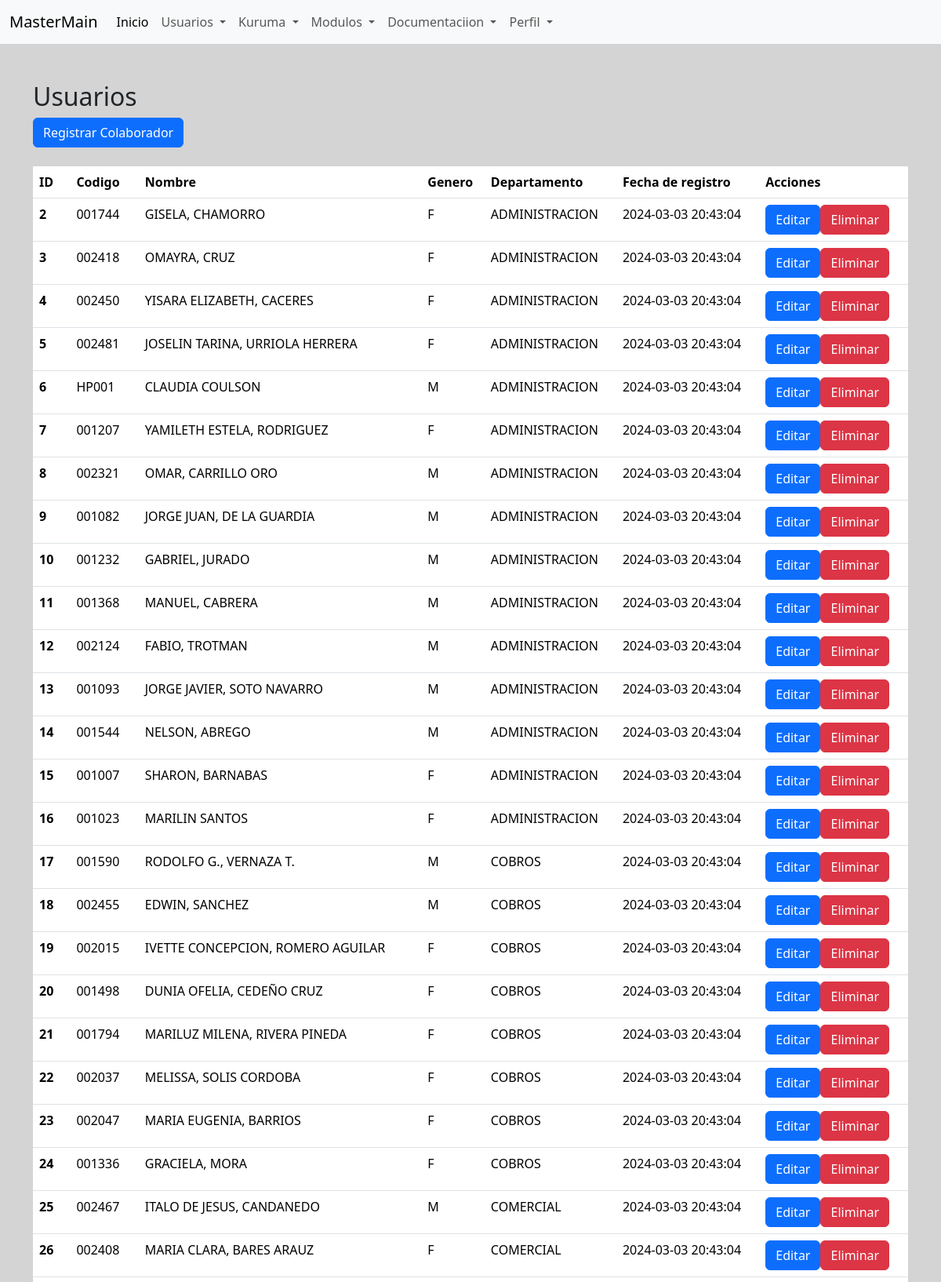
/index.php?pag=reg_colab (signed in, upper part), run on the app's committed database.
### tables this page shows
CREATE TABLE `comisiones_colaboradores` (
  `id` int(11) NOT NULL,
  `codigo` varchar(15) NOT NULL,
  `nombre_completo` varchar(150) NOT NULL,
  `genero` varchar(20) NOT NULL,
  `departamento` varchar(100) NOT NULL,
  `stat` int(1) NOT NULL,
  `fecha_log` timestamp NOT NULL DEFAULT current_timestamp()
);

### controllers/ColaboradorController.php (called while the page is built, shortened)
<?php
require_once 'models/ColaboradorModel.php';
class ColaboradorController {
    private $model;
    public function __construct() {
        $this->model = new ColaboradorModel();
    }
    public function all_colab(){
        return $this->model->all_colab();
    }
    public function getAndShowAllColab() {
        $all_colaborador = self::all_colab();
        include 'views/register_colab.php';
    }
}

### models/ColaboradorModel.php (called while the page is built, shortened)
<?php
class ColaboradorModel extends Database {
    public function all_colab() {
        $conn = $this->getMySQLConnection();
        $stmt = $conn->prepare("SELECT * FROM comisiones_colaboradores");
        $stmt->execute();
        return $stmt->fetchAll(PDO::FETCH_ASSOC);
    }
}

### views/register_colab.php (the view, shortened to what this page needs)
<?php include 'header.php'; ?>
<?php include 'menu.php'; ?>
<div class="container mt-5">
    <h2>Usuarios</h2>
    <button type="button" class="btn btn-primary" data-bs-toggle="modal" data-bs-target="#modalDinamica" onclick="modal_dinamica(3)">
        Registrar Colaborador
    </button>
    <br>
    <br>
    <table class="table table-hover">
        <thead>
            <tr>
            <th scope="col">ID</th>
            <th scope="col">Codigo</th>
            <th scope="col">Nombre</th>
            <th scope="col">Genero</th>
            <th scope="col">Departamento</th>
            <th scope="col">Fecha de registro</th>
            <th scope="col">Acciones</th>
            </tr>
        </thead>
        <tbody>
            <?php if (isset($all_colaborador) && !empty($all_colaborador)) {
                    foreach ($all_colaborador as $colab) { ?>
            <tr>
                <th scope="row"><?php echo $colab['id']; ?></th>
                <td><?php echo $colab['codigo']; ?></td>
                <td><?php echo $colab['nombre_completo']; ?></td>
                <td><?php echo $colab['genero']; ?></td>
                <td><?php echo $colab['departamento']; ?></td>
                <td><?php echo $colab['fecha_log']; ?></td>
                <td> <input type="button" value="Editar" class="btn btn-primary"><input type="button" value="Eliminar" class="btn btn-danger"> </td>
            </tr>
            <?php  }
                } else {
                    echo "No hay colaboradores registrados.";
                }
                    ?>
        </tbody>
    </table>
</div>
<?php include 'footer.php'; ?>

### data on the page
comisiones_colaboradores: id "2", codigo "001744", nombre_completo "GISELA, CHAMORRO", genero "F", departamento "ADMINISTRACION", fecha_log "2024-03-03 20:43:04"
comisiones_colaboradores: id "3", codigo "002418", nombre_completo "OMAYRA, CRUZ", genero "F", departamento "ADMINISTRACION", fecha_log "2024-03-03 20:43:04"
comisiones_colaboradores: id "4", codigo "002450", nombre_completo "YISARA ELIZABETH, CACERES", genero "F", departamento "ADMINISTRACION", fecha_log "2024-03-03 20:43:04"
comisiones_colaboradores: id "5", codigo "002481", nombre_completo "JOSELIN TARINA, URRIOLA HERRERA", genero "F", departamento "ADMINISTRACION", fecha_log "2024-03-03 20:43:04"
comisiones_colaboradores: id "6", codigo "HP001", nombre_completo "CLAUDIA COULSON", genero "M", departamento "ADMINISTRACION", fecha_log "2024-03-03 20:43:04"
comisiones_colaboradores: id "7", codigo "001207", nombre_completo "YAMILETH ESTELA, RODRIGUEZ", genero "F", departamento "ADMINISTRACION", fecha_log "2024-03-03 20:43:04"
comisiones_colaboradores: id "8", codigo "002321", nombre_completo "OMAR, CARRILLO ORO", genero "M", departamento "ADMINISTRACION", fecha_log "2024-03-03 20:43:04"
comisiones_colaboradores: id "9", codigo "001082", nombre_completo "JORGE JUAN, DE LA GUARDIA", genero "M", departamento "ADMINISTRACION", fecha_log "2024-03-03 20:43:04"
comisiones_colaboradores: id "10", codigo "001232", nombre_completo "GABRIEL, JURADO", genero "M", departamento "ADMINISTRACION", fecha_log "2024-03-03 20:43:04"
comisiones_colaboradores: id "11", codigo "001368", nombre_completo "MANUEL, CABRERA", genero "M", departamento "ADMINISTRACION", fecha_log "2024-03-03 20:43:04"
comisiones_colaboradores: id "12", codigo "002124", nombre_completo "FABIO, TROTMAN", genero "M", departamento "ADMINISTRACION", fecha_log "2024-03-03 20:43:04"
comisiones_colaboradores: id "13", codigo "001093", nombre_completo "JORGE JAVIER, SOTO NAVARRO", genero "M", departamento "ADMINISTRACION", fecha_log "2024-03-03 20:43:04"
comisiones_colaboradores: id "14", codigo "001544", nombre_completo "NELSON, ABREGO", genero "M", departamento "ADMINISTRACION", fecha_log "2024-03-03 20:43:04"
comisiones_colaboradores: id "15", codigo "001007", nombre_completo "SHARON, BARNABAS", genero "F", departamento "ADMINISTRACION", fecha_log "2024-03-03 20:43:04"
comisiones_colaboradores: id "16", codigo "001023", nombre_completo "MARILIN SANTOS", genero "F", departamento "ADMINISTRACION", fecha_log "2024-03-03 20:43:04"
comisiones_colaboradores: id "17", codigo "001590", nombre_completo "RODOLFO G., VERNAZA T.", genero "M", departamento "COBROS", fecha_log "2024-03-03 20:43:04"
comisiones_colaboradores: id "18", codigo "002455", nombre_completo "EDWIN, SANCHEZ", genero "M", departamento "COBROS", fecha_log "2024-03-03 20:43:04"
comisiones_colaboradores: id "19", codigo "002015", nombre_completo "IVETTE CONCEPCION, ROMERO AGUILAR", genero "F", departamento "COBROS", fecha_log "2024-03-03 20:43:04"
comisiones_colaboradores: id "20", codigo "001498", nombre_completo "DUNIA OFELIA, CEDEÑO CRUZ", genero "F", departamento "COBROS", fecha_log "2024-03-03 20:43:04"
comisiones_colaboradores: id "21", codigo "001794", nombre_completo "MARILUZ MILENA, RIVERA PINEDA", genero "F", departamento "COBROS", fecha_log "2024-03-03 20:43:04"
comisiones_colaboradores: id "22", codigo "002037", nombre_completo "MELISSA, SOLIS CORDOBA", genero "F", departamento "COBROS", fecha_log "2024-03-03 20:43:04"
comisiones_colaboradores: id "23", codigo "002047", nombre_completo "MARIA EUGENIA, BARRIOS", genero "F", departamento "COBROS", fecha_log "2024-03-03 20:43:04"
comisiones_colaboradores: id "24", codigo "001336", nombre_completo "GRACIELA, MORA", genero "F", departamento "COBROS", fecha_log "2024-03-03 20:43:04"
comisiones_colaboradores: id "25", codigo "002467", nombre_completo "ITALO DE JESUS, CANDANEDO", genero "M", departamento "COMERCIAL", fecha_log "2024-03-03 20:43:04"
comisiones_colaboradores: id "26", codigo "002408", nombre_completo "MARIA CLARA, BARES ARAUZ", genero "F", departamento "COMERCIAL", fecha_log "2024-03-03 20:43:04"
